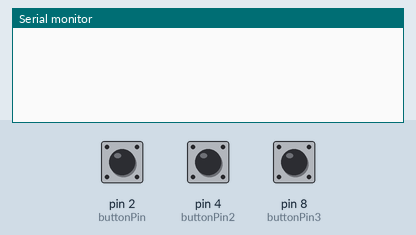
A sketch run on a simulated Arduino Uno, built with avr-gcc and run on an emulated ATmega328P. On the bench: the last lines printed to the serial monitor. The test bench sets the inputs (shaded band); at power-on: pin 2 (buttonPin) HIGH, pin 4 (buttonPin2) HIGH, pin 8 (buttonPin3) HIGH.

Above: at 1.2 s.
1.3 s: pin 2 (buttonPin) pulled LOW for 0.15 s
At 2.2 s:
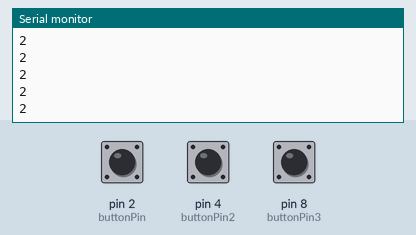
2.9 s: pin 4 (buttonPin2) pulled LOW for 0.15 s
At 3.5 s:
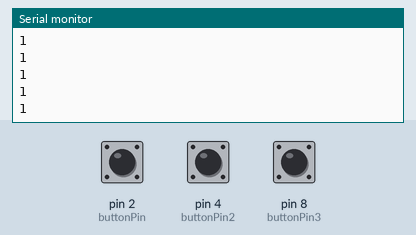
4.5 s: pin 8 (buttonPin3) pulled LOW for 0.15 s
At 5.9 s:
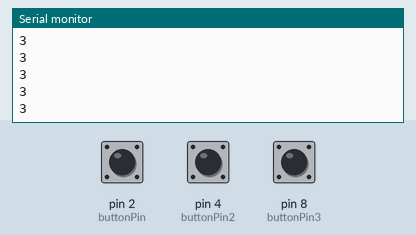
Timing chart, 0 to 7.5 s (numbered marks = the images above; inputs shaded):
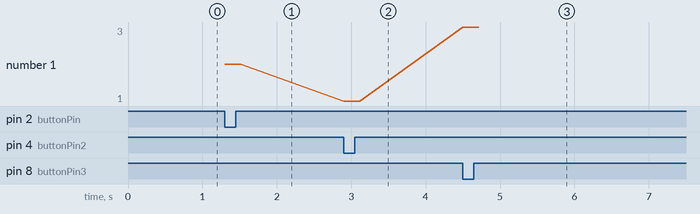

Measured:
- after the input at 1.3 s, the serial monitor: prints a new line at once (image 1)
- after the input at 2.9 s, the serial monitor: prints a new line at once (image 2)
- after the input at 4.5 s, the serial monitor: prints a new line at once (image 3)
- plotted number 1: 2 → 1 after the input at 2.9 s, 1 → 3 after the input at 4.5 s

The sketch:

fruitButton.ino
```cpp
const int buttonPin = 2; // Pin for the button
const int buttonPin2 = 4;
const int buttonPin3 = 8;

void setup() {
  // Initialize the button pin as an input with an internal pull-up resistor.
  // The button should connect the pin to GND when pressed.
  pinMode(buttonPin, INPUT_PULLUP);
  pinMode(buttonPin2, INPUT_PULLUP);
  pinMode(buttonPin3, INPUT_PULLUP);
  Serial.begin(9600);
}

void loop() {
  // Read the state of the button
  int buttonState = digitalRead(buttonPin);
  int buttonState2 = digitalRead(buttonPin2);
  int buttonState3 = digitalRead(buttonPin3);

  // A LOW reading means the button is pressed (due to INPUT_PULLUP)
  if (buttonState == LOW) {
    Serial.println("2");
  }
  else if (buttonState2 == LOW) {
    Serial.println("1");
  }
  else if (buttonState3 == LOW) {
    Serial.println("3");
  }
}
```
